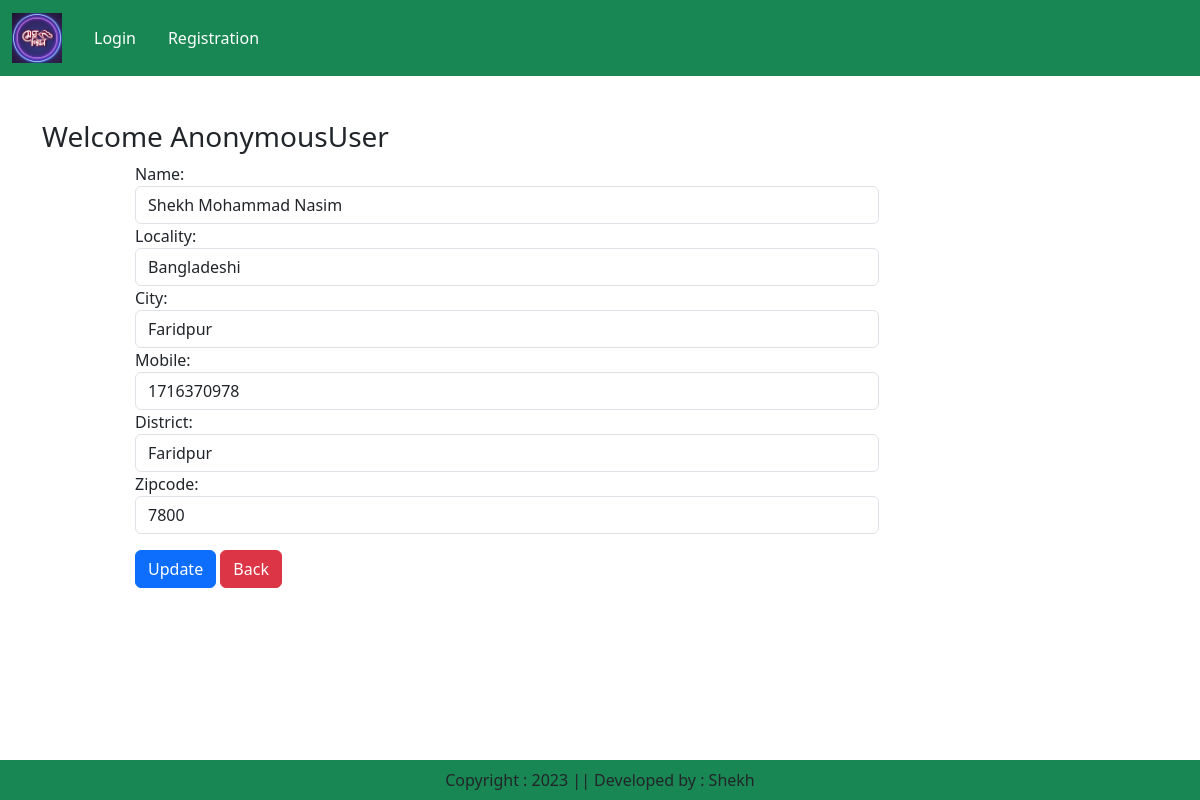
Page /updateAddress/5 on the committed database.
### app/models.py (models this page shows, shortened)
class Customer(models.Model):
    user = models.ForeignKey(User, on_delete=models.CASCADE)
    name = models.CharField(max_length=200)
    locality = models.CharField(max_length=200)
    city = models.CharField(max_length=50)
    mobile = models.IntegerField(default=0)
    zipcode = models.IntegerField()
    district = models.CharField(choices=DISTRICT_CHOICE,max_length=100)

### app/views.py (the view, shortened to what this page needs)
# urls.py: path("updateAddress/<int:pk>", views.updateAddress.as_view(),name="updateAddress"),
class updateAddress(View):
    def get(self,request,pk):
        add = Customer.objects.get(pk=pk)
        form = CustomerProfileForm(instance=add)
        totalitem = 0
        if request.user.is_authenticated:
            totalitem=len(Cart.objects.filter(user=request.user))
        return render(request,"app/updateAddress.html",locals())

### app/forms.py
class CustomerProfileForm(forms.ModelForm):
    class Meta:
        model = Customer
        fields = ['name','locality','city','mobile','district','zipcode']
        widgets={
            'name':forms.TextInput(attrs={'class':'form-control'}),
            'locality':forms.TextInput(attrs={'class':'form-control'}),
            'city':forms.TextInput(attrs={'class':'form-control'}),
            'mobile':forms.NumberInput(attrs={'class':'form-control'}),
            'district':forms.Select(attrs={'class':'form-control'}),
            'zipcode':forms.NumberInput(attrs={'class':'form-control'}),
        }

### app/templates/app/updateAddress.html (shortened to what this page needs)
{% extends 'app/base.html' %}
{% load static %}
{% block main-content %}
<br><br><br>
<div class="container my-5">
    <div class="row">
        <h3>Welcome <span class="text-capitalize">{{request.user}}</span></h3>
    </div>
    <div class="col-sm-8 offset-sm-1">
        <form action="" method="post">
            {% for fm in form %}
                {{fm.label_tag}} {{fm}} <small class="text-danger">{{fm.errors|striptags}}</small>
            {% endfor %}
            <div class="col-12 mt-3">
                <button type="submit" class="btn btn-primary">Update</button>
                <a href="{% url 'address' %}" type="button" class="btn btn-danger">Back</a>
            </div>
        </form>
    </div>
</div>
{% endblock main-content %}

### rows in the picture
Customer: form "Shekh Mohammad Nasim" "Bangladeshi" "Faridpur" "1716370978" "Faridpur" "7800"

### other values in the picture
{{ request.user }} "AnonymousUser"
{{ fm.label_tag }} "Name:" "Locality:" "City:" "Mobile:" "District:" "Zipcode:"
